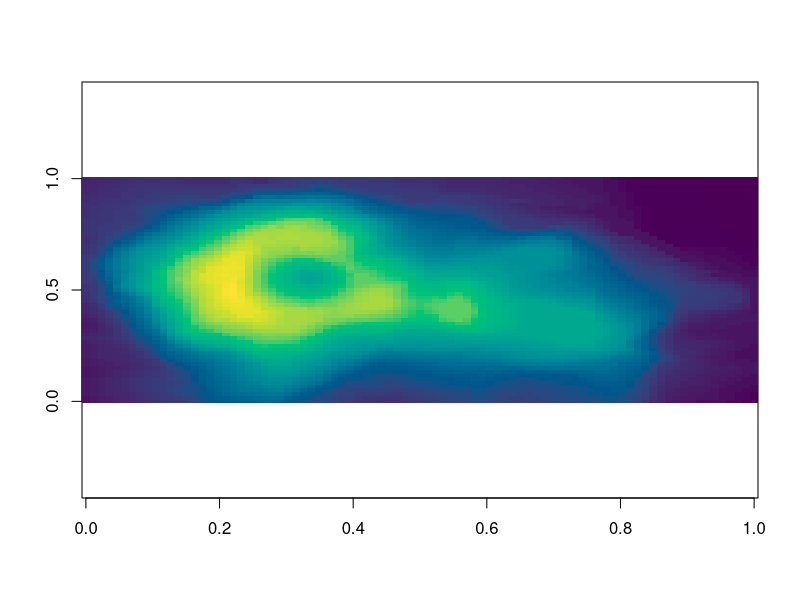
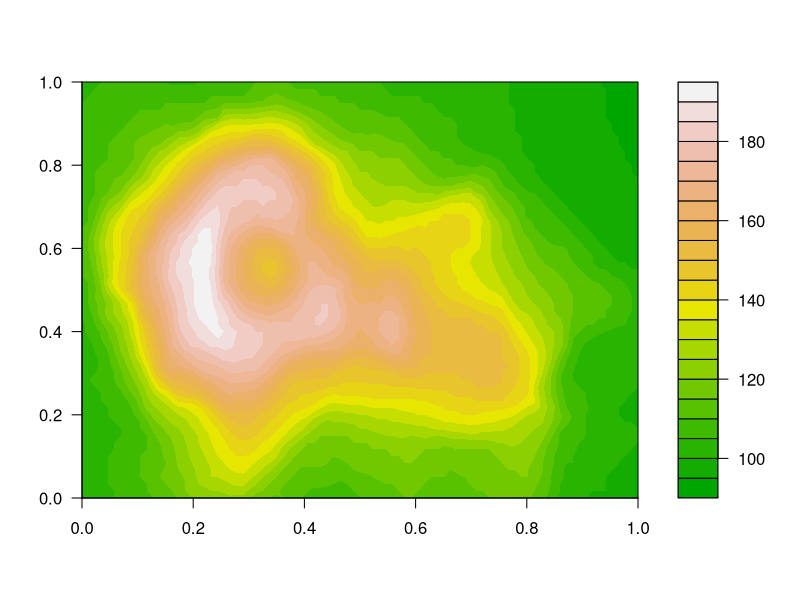
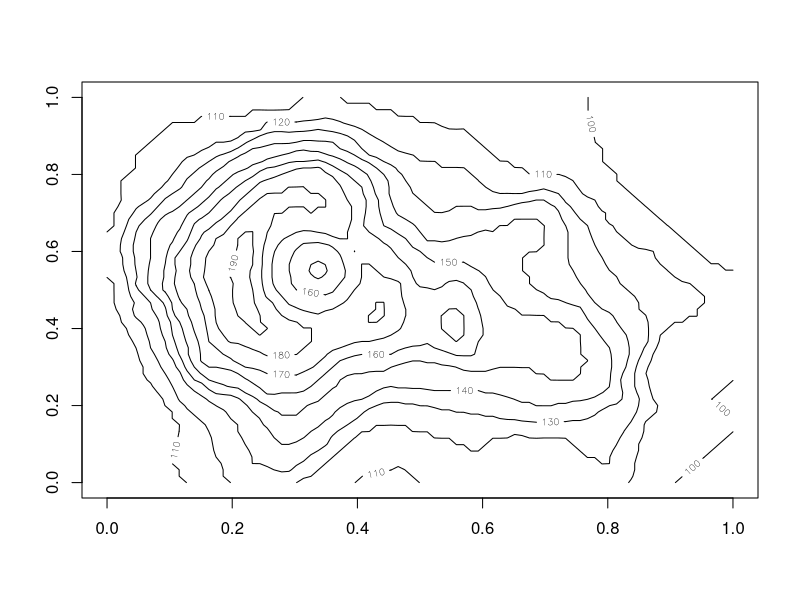
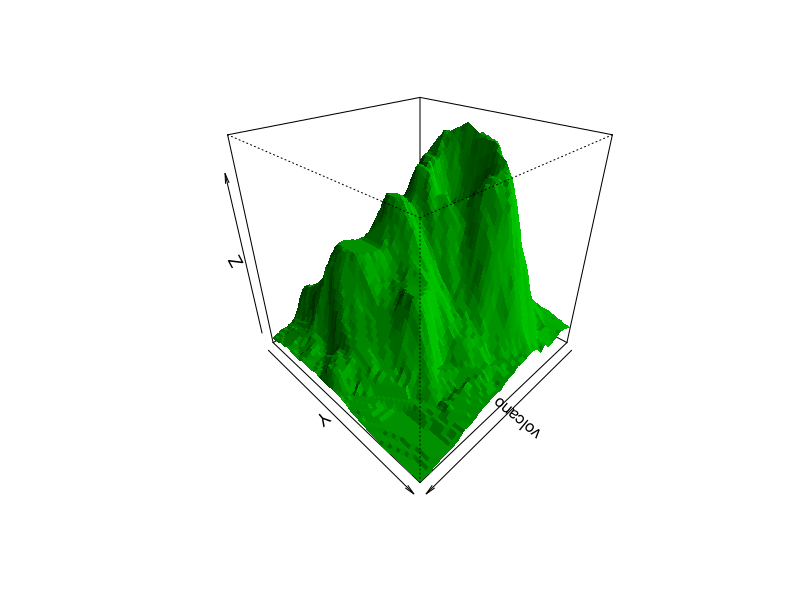

The R source for these figures, in order:
## ---- chunk 1
#| panzoom: true
#| fig-width: 12
#| fig-height: 4
image(volcano, col = hcl.colors(100, "Viridis"), asp = 1 / 3)
## ---- chunk 2
#| label: fig-volcano
#| fig-cap: "Maunga Whau volcano."
#| panzoom:
#|   max-zoom: 10
#|   hint: false
filled.contour(volcano, color.palette = terrain.colors)
## ---- chunk 3
#| include: false
png("volcano.png", width = 1600, height = 1100)
persp(volcano, theta = 135, phi = 30, col = "green3", shade = 0.5, border = NA)
invisible(dev.off())
## ---- chunk 4
contour(volcano)
